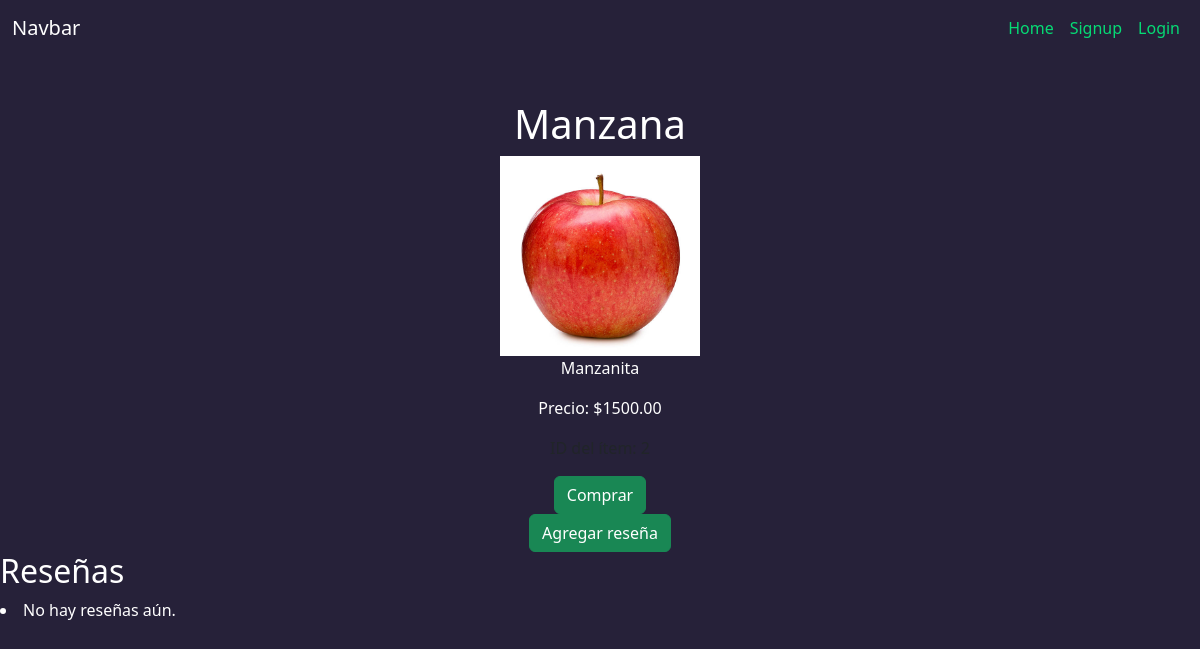
/items/2/, run on an earlier commit of the app's database.
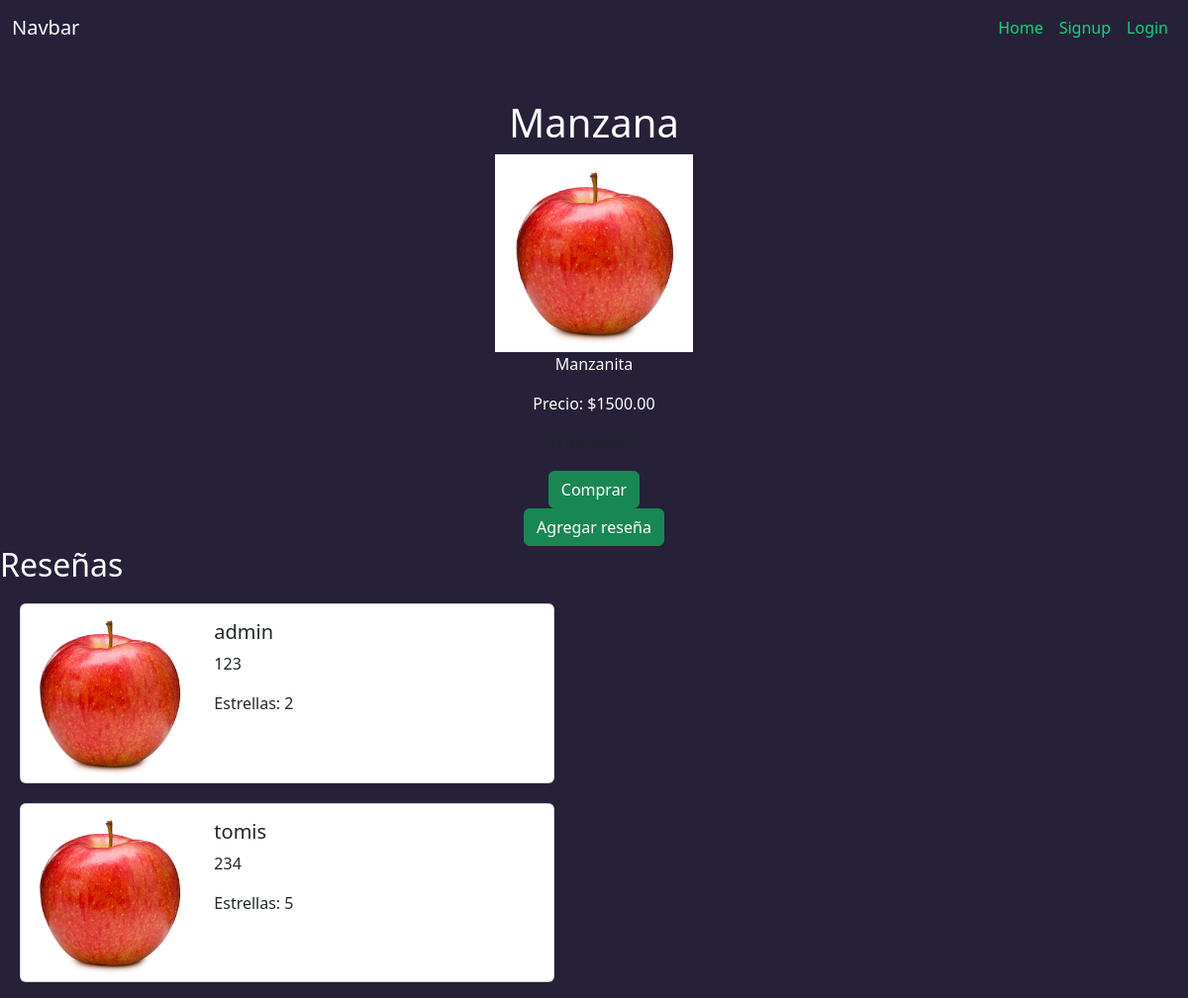
And on a later commit of the database.
### tasks/models.py (models this page shows, shortened)
class Review(models.Model):
    item = models.ForeignKey(Item, on_delete=models.CASCADE, related_name='reviews')
    author = models.ForeignKey(User, on_delete=models.CASCADE)
    content = models.TextField()
    rating = models.IntegerField(choices=[(i, str(i)) for i in range(1, 6)])  # Estrellas de 1 a 5
    created_at = models.DateTimeField(auto_now_add=True)

class Item(models.Model):
    name = models.CharField(max_length=100)
    image = models.ImageField(upload_to='productos/', null=True, blank=True)
    description = models.TextField()
    price = models.DecimalField(max_digits=10, decimal_places=2)

### tasks/views.py (the view)
# urls.py: path('items/<int:pk>/', views.item_detail, name='item_detail'),
def item_detail(request, pk):
    item = get_object_or_404(Item, pk=pk)
    reviews = item.reviews.all()  # Ahora esto debería funcionar
    return render(request, 'item_detail.html', {'item': item, 'reviews': reviews})

### tasks/templates/item_detail.html (shortened to what this page needs)
{%extends 'base.html'%}
{%block content%}
<body class="mt-5">
<div class="contenedor">
  <h1 style="color: white;">{{ item.name }}</h1>
  <img class="img-item-detail" src="{{item.image.url}}" alt="">
  <p style="color: white;">{{ item.description }}</p>
  <p style="color: white;">Precio: ${{ item.price }}</p>
  <p>ID del ítem: {{ item.pk }}</p>
  <button type="button" class="btn btn-success">
    <a href="{% url 'agregar_al_carrito' item_id=item.pk %}">Comprar</a>
  </button>
<button type="button" class="btn btn-success">
  <a href="{% url 'add_review' item.pk %}">Agregar reseña</a>
</button>
</div>
<div class="contenedor-reseñas">
  <h2 style="color: white;">Reseñas</h2>
  {% if reviews %}
  {% for review in reviews %}
    <div class="card mb-3" id="card-container" style="max-width: 540px;">
      <div class="row g-0">
        <div class="col-md-4">
          <img class="img-fluid rounded-start" src="{{ item.image.url }}" alt="">
        </div>
        <div class="col-md-8">
          <div class="card-body">
            <h5 class="card-title">{{ review.author }}</h5>
            <p class="card-text">{{ review.content }}</p>
            <p class="card-text">Estrellas: {{ review.rating }}</p>
          </div>
        </div>
      </div>
    </div>
  {% endfor %}
{% else %}
  <li style="color: white;">No hay reseñas aún.</li>
{% endif %}
</div>
</body>
{%endblock%}

What changed in the data, as far as the page shows it:
added Review: image (picture), author "admin", content "123", rating "2"
added Review: image (picture), author "tomis", content "234", rating "5"
Also different on the page:
text no longer shown: "No hay reseñas aún."
